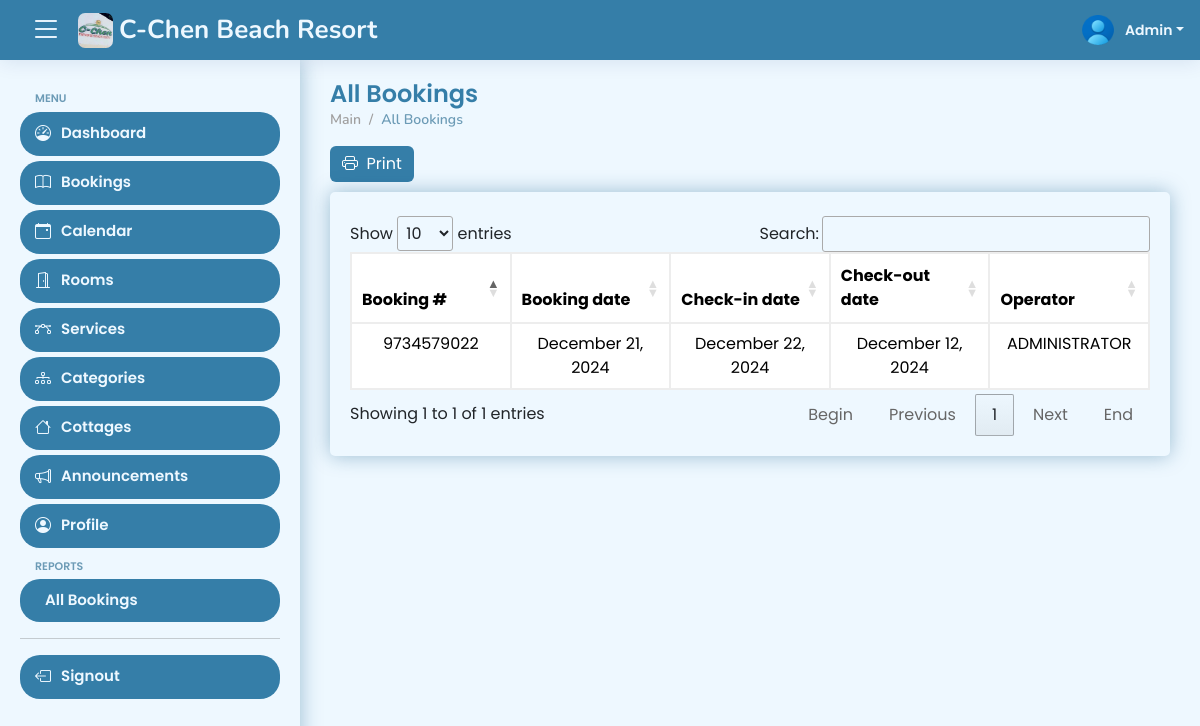
Before: /views/admin/all-bookings (signed in) with the older database file.
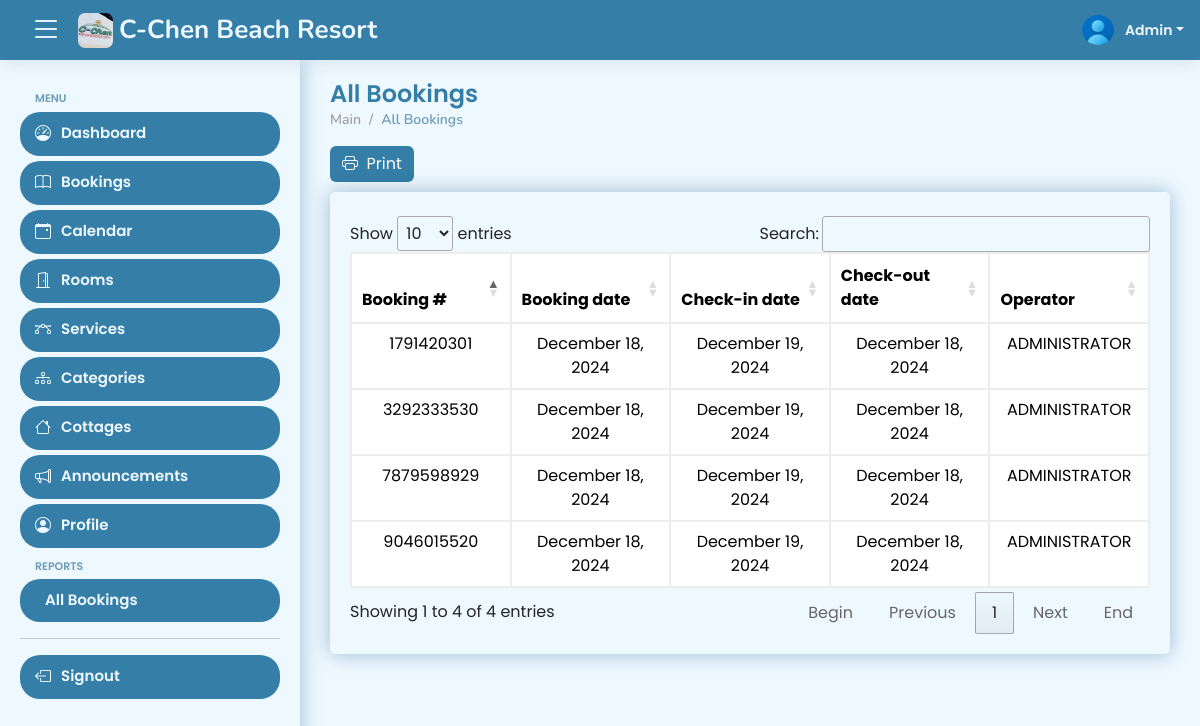
After: the same page with the newer database file.
### tables this page shows
CREATE TABLE IF NOT EXISTS `tbl_bookings` (
  `booking_id` int NOT NULL AUTO_INCREMENT,
  `reference_number` varchar(50) NOT NULL,
  `fullname` varchar(50) NOT NULL,
  `email` varchar(50) NOT NULL,
  `phone_number` varchar(50) NOT NULL,
  `date_check_in` date NOT NULL,
  `date_check_out` date NOT NULL,
  `message` text NOT NULL,
  `reason_for_cancellation` text,
  `mode_of_payment_id` int NOT NULL,
  `evidence` varchar(255) NOT NULL,
  `booking_status_id` int NOT NULL,
  `created_at` timestamp NOT NULL,
  PRIMARY KEY (`booking_id`)
);

### views/admin/all-bookings.php (the view, shortened to what this page needs)
<?php
if (isset($_SESSION['id'])) {
?>
    <!DOCTYPE html>
    <html lang="en">
    <head>
        <?php include 'includes/head.php' ?>
    </head>
    <body>
        <?php include 'includes/header.php' ?>
        <?php include 'includes/aside.php' ?>
        <main id="main" class="main">
            <div class="pagetitle">
                <h1>All Bookings</h1>
                <nav>
                    <ol class="breadcrumb">
                        <li class="breadcrumb-item">Main</li>
                        <li class="breadcrumb-item active">All Bookings</li>
                    </ol>
                </nav>
                <a href="print-bookings.php" target="_blank">
                    <button class="btn btn-primary"><i class="bi bi-printer"></i>&nbsp; Print</button>
                </a>
            </div>
            <section class="section dashboard mb-5">
                <div class="row">
                    <div class="col-lg-12">
                        <div class="card">
                            <div class="card-body">
                                <div class="table-responsive mt-4" id="data-table">
                                    <table class="table" id="paginateAllReservations">
                                        <col width="20%">
                                        <col width="20%">
                                        <col width="20%">
                                        <col width="20%">
                                        <col width="20%">
                                        <thead>
                                            <tr>
                                                <th>Booking #</th>
                                                <th>Booking date</th>
                                                <th>Check-in date</th>
                                                <th>Check-out date</th>
                                                <th>Operator</th>
                                            </tr>
                                        </thead>
                                        <tbody>
                                            <?php
                                            $stmtBookings = $conn->prepare(' SELECT
                                            tbl_bookings.*,
                                            tbl_mode_of_payment.mode_of_payment
                                            FROM tbl_bookings
                                            INNER JOIN tbl_mode_of_payment ON tbl_bookings.mode_of_payment_id = tbl_mode_of_payment.mode_of_payment_id
                                            ORDER BY tbl_bookings.created_at ASC');
                                            $stmtBookings->execute();
                                            $resultBookings = $stmtBookings->get_result();
                                            if ($resultBookings->num_rows > 0) {
                                                while ($rowBookings = $resultBookings->fetch_assoc()) {
                                                    $reference_number = $rowBookings['reference_number'];
                                                    $date_check_in = (new DateTime($rowBookings['date_check_in']))->format("F j, Y");
                                                    $date_check_out = (new DateTime($rowBookings['date_check_out']))->format("F j, Y");
                                                    $created_at = (new DateTime($rowBookings['created_at']))->format("F j, Y");
                                                    echo "
                                                    <tr>
                                                        <td class='text-center'>$reference_number</td>
                                                        <td class='text-center'>$date_check_in</td>
                                                        <td class='text-center'>$date_check_out</td>
                                                        <td class='text-center'>$created_at</td>
                                                        <td class='text-center'>ADMINISTRATOR</td>
                                                    </tr>
                                                    ";
                                            ?>
                                            <?php
                                                }
                                            }
                                            ?>
                                        </tbody>
                                    </table>
                                </div>
                            </div>
                        </div>
                    </div>
                </div>
            </section>
        </main>
    </body>
    </html>
<?php
} else {
    header('Location: ../../signout.php');
    exit();
}
?>

Changed rows visible on the page:
removed tbl_bookings: reference_number "9734579022", date_check_in "December 21, 2024", date_check_out "December 22, 2024", created_at "December 12, 2024"
added tbl_bookings: reference_number "7879598929", date_check_in "December 18, 2024", date_check_out "December 19, 2024", created_at "December 18, 2024"
added tbl_bookings: reference_number "1791420301", date_check_in "December 18, 2024", date_check_out "December 19, 2024", created_at "December 18, 2024"
added tbl_bookings: reference_number "3292333530", date_check_in "December 18, 2024", date_check_out "December 19, 2024", created_at "December 18, 2024"
added tbl_bookings: reference_number "9046015520", date_check_in "December 18, 2024", date_check_out "December 19, 2024", created_at "December 18, 2024"
Other visible differences:
text written by a page script: "Show entries Search: Showing 1 to 1 of 1 entries Begin Previous 1 Next End" → "Show entries Search: Showing 1 to 4 of 4 entries Begin Previous 1 Next End"
